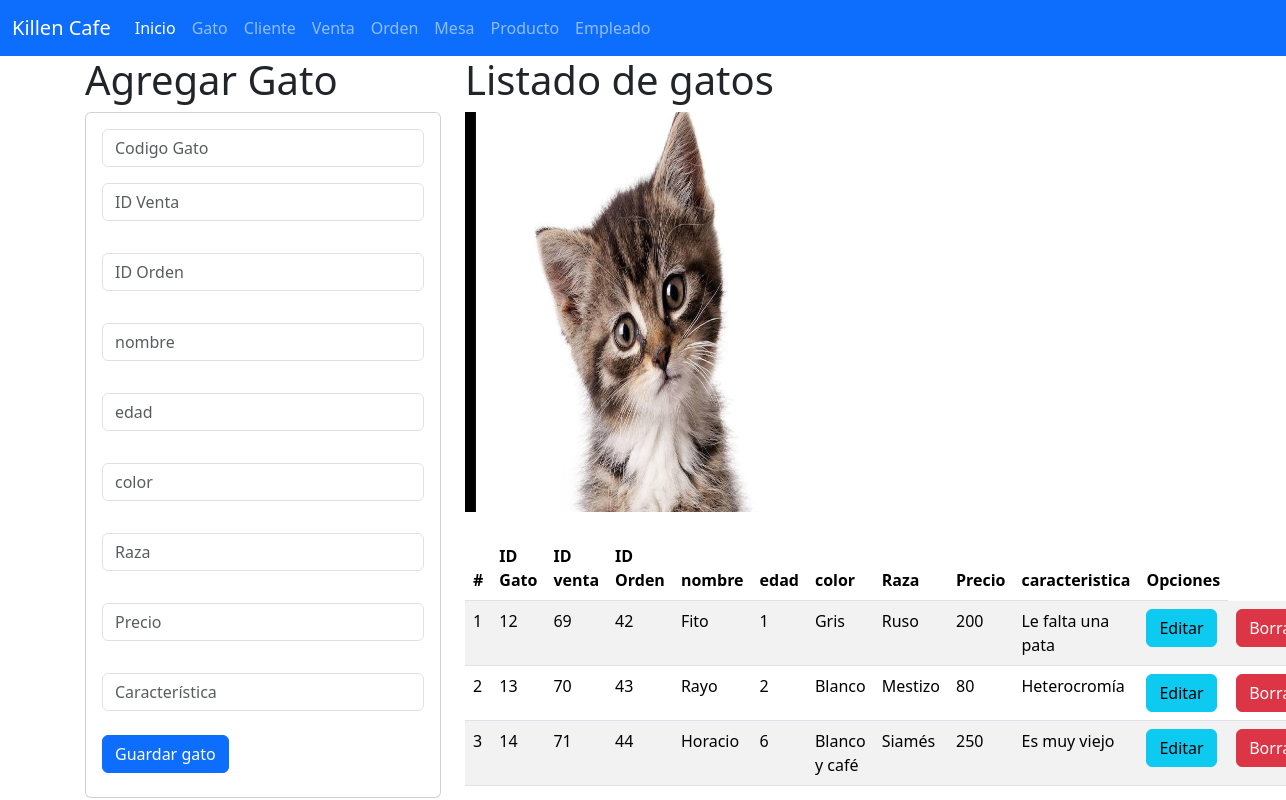
Screenshot of /Gato with the database file from the repository.
### gato_app/models.py (models this page shows, shortened)
class Gato(models.Model):
    id_gato=models.IntegerField(primary_key=True)
    id_venta=models.IntegerField(null=True)
    id_orden=models.IntegerField(null=True)
    nombre=models.CharField(max_length=255)
    edad=models.CharField(max_length=100)
    color=models.CharField(max_length=100)
    raza=models.CharField(max_length=100)
    precio=models.CharField(max_length=100)
    caracteristica=models.CharField(max_length=255)

### gato_app/views.py (the view)
# urls.py: path('Gato', views.Inicio_vistaGato, name='Gato'),
def Inicio_vistaGato(request):
    losgatos=Gato.objects.all()
    return render(request, 'gestionarGato.html', {'misgatos' : losgatos})

### gato_app/templates/gestionarGato.html
{% extends 'base.html'%}
{% block cuerpo %}
{% load static %}
<div class = "row">
    <div class = "col-sm-12 col-md-4 col-lg-4 col-xl-4">
    <h1>Agregar Gato</h1>
    <div class="card">
        <div class="card-body">
            <form action='registrargato/' method='POST'> {% csrf_token %}
                <div class='form-group'>
                <input type="text" id="txtid_gato" name="txtid_gato" class="form-control"
                placeholder="Codigo Gato" minlenght="1" maxlenght="6" requiered>
                </div>
                <div class='form-group py-3'>
                    <input type="text" id="txtid_venta" name="txtid_venta" class="form-control"
                    placeholder="ID Venta" minlenght="1" maxlenght="100" requiered>
                    </div>
                <div class='form-group py-3'>
                    <input type="text" id="txtid_orden" name="txtid_orden" class="form-control"
                    placeholder="ID Orden" minlenght="1" maxlenght="100" requiered>
                    </div>
                <div class='form-group py-3'>
                <input type="text" id="txtnombre" name="txtnombre" class="form-control"
                placeholder="nombre" minlenght="1" maxlenght="100" requiered>
                </div>
                <div class='form-group py-3'>
                <input type="text" id="txtedad" name="txtedad" class="form-control"
                placeholder="edad" minlenght="1" maxlenght="100" requiered>
                </div>
                <div class='form-group py-3'>
                <input type="text" id="txtcolor" name="txtcolor" class="form-control"
                placeholder="color" minlenght="1" maxlenght="100" requiered>
                </div>
                <div class='form-group py-3'>
                <input type="text" id="txtraza" name="txtraza" class="form-control"
                placeholder="Raza" minlenght="1" maxlenght="100" requiered>
                </div>
                <div class='form-group py-3'>
                <input type="text" id="txtprecio" name="txtprecio" class="form-control"
                placeholder="Precio" minlenght="1" maxlenght="100" requiered>
                </div>
                <div class='form-group py-3'>
                <input type="text" id="txtcaracteristica" name="txtcaracteristica" class="form-control"
                placeholder="Característica" minlenght="1" maxlenght="100" requiered>
                </div>
                <div class='form-group py-2'>
                <button type="submit" class="btn btn-primary">Guardar gato</button>
                </div>
                </form>
        </div>
    </div>
    </div>
    <div class = "col-sm-12 col-md-8 col-lg-4 col-xl-8">
    <h1>Listado de gatos</h1>
    <img class="w-50" src="{%static 'img/gato.jpg'%}" alt"luevano" width="400" height="400">
    <br>
    <br>
    <table class="table table-striped">
        <thead>
        <tr>
            <th scope="col">#</th>
            <th scope="col">ID Gato</th>
            <th scope="col">ID venta</th>
            <th scope="col">ID Orden</th>
            <th scope="col">nombre</th>
            <th scope="col">edad</th>
            <th scope="col">color</th>
            <th scope="col">Raza</th>
            <th scope="col">Precio</th>
            <th scope="col">caracteristica</th>
            <th>Opciones</th>
        </tr>
        </thead>
        <tbody>
            {% for v in misgatos %}
            <tr>
                <td> {{forloop.counter}} </td>
                <td> {{v.id_gato}} </td>
                <td> {{v.id_venta}} </td>
                <td> {{v.id_orden}} </td>
                <td> {{v.nombre}} </td>
                <td> {{v.edad}} </td>
                <td> {{v.color}} </td>
                <td> {{v.raza}} </td>
                <td> {{v.precio}} </td>
                <td> {{v.caracteristica}} </td>
                <td> <a href="seleccionargato/{{v.id_gato}}" class="btn btn-info">Editar</a> </td>
                <td> <a href="borrargato/{{v.id_gato}}" class="btn btn-danger">Borrar</a> </td>
            </tr>
            {% endfor %}
        </tbody>
    </table>
    </div>
{% endblock %}

### rows the page displays
Gato: id_gato "12", id_venta "69", id_orden "42", nombre "Fito", edad "1", color "Gris", raza "Ruso", precio "200", caracteristica "Le falta una pata"
Gato: id_gato "13", id_venta "70", id_orden "43", nombre "Rayo", edad "2", color "Blanco", raza "Mestizo", precio "80", caracteristica "Heterocromía"
Gato: id_gato "14", id_venta "71", id_orden "44", nombre "Horacio", edad "6", color "Blanco y café", raza "Siamés", precio "250", caracteristica "Es muy viejo"
